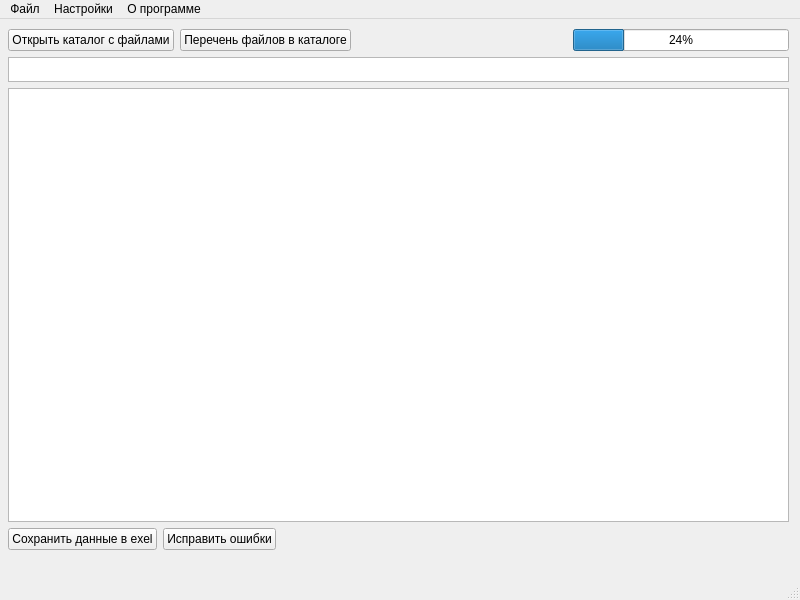
<?xml version="1.0" encoding="UTF-8"?>
<ui version="4.0">
 <class>MainWindow</class>
 <widget class="QMainWindow" name="MainWindow">
  <property name="geometry">
   <rect>
    <x>0</x>
    <y>0</y>
    <width>800</width>
    <height>600</height>
   </rect>
  </property>
  <property name="windowTitle">
   <string>MainWindow</string>
  </property>
  <widget class="QWidget" name="centralwidget">
   <widget class="QWidget" name="verticalLayoutWidget">
    <property name="geometry">
     <rect>
      <x>8</x>
      <y>10</y>
      <width>781</width>
      <height>541</height>
     </rect>
    </property>
    <layout class="QVBoxLayout" name="verticalLayout">
     <item>
      <layout class="QHBoxLayout" name="horizontalLayout">
       <item>
        <widget class="QPushButton" name="openDirButton">
         <property name="text">
          <string>Открыть каталог с файлами</string>
         </property>
        </widget>
       </item>
       <item>
        <widget class="QPushButton" name="getFilenamesButton">
         <property name="text">
          <string>Перечень файлов в каталоге</string>
         </property>
        </widget>
       </item>
       <item>
        <spacer name="horizontalSpacer">
         <property name="orientation">
          <enum>Qt::Horizontal</enum>
         </property>
         <property name="sizeHint" stdset="0">
          <size>
           <width>40</width>
           <height>20</height>
          </size>
         </property>
        </spacer>
       </item>
       <item>
        <widget class="QProgressBar" name="progressBar">
         <property name="value">
          <number>24</number>
         </property>
        </widget>
       </item>
      </layout>
     </item>
     <item>
      <widget class="QTextEdit" name="fileTextEdit">
       <property name="sizePolicy">
        <sizepolicy hsizetype="Expanding" vsizetype="Fixed">
         <horstretch>0</horstretch>
         <verstretch>2</verstretch>
        </sizepolicy>
       </property>
       <property name="minimumSize">
        <size>
         <width>0</width>
         <height>25</height>
        </size>
       </property>
       <property name="maximumSize">
        <size>
         <width>16777215</width>
         <height>25</height>
        </size>
       </property>
       <property name="baseSize">
        <size>
         <width>0</width>
         <height>10</height>
        </size>
       </property>
      </widget>
     </item>
     <item>
      <widget class="QTableView" name="fileTableView"/>
     </item>
     <item>
      <layout class="QHBoxLayout" name="horizontalLayout_2">
       <item>
        <widget class="QPushButton" name="exelSaveButton">
         <property name="text">
          <string>Сохранить данные в exel</string>
         </property>
        </widget>
       </item>
       <item>
        <widget class="QPushButton" name="fixErrorButton">
         <property name="text">
          <string>Исправить ошибки</string>
         </property>
        </widget>
       </item>
       <item>
        <spacer name="horizontalSpacer_2">
         <property name="orientation">
          <enum>Qt::Horizontal</enum>
         </property>
         <property name="sizeHint" stdset="0">
          <size>
           <width>40</width>
           <height>20</height>
          </size>
         </property>
        </spacer>
       </item>
      </layout>
     </item>
     <item>
      <widget class="QLabel" name="statusLabel">
       <property name="text">
        <string/>
       </property>
      </widget>
     </item>
    </layout>
   </widget>
  </widget>
  <widget class="QMenuBar" name="menubar">
   <property name="geometry">
    <rect>
     <x>0</x>
     <y>0</y>
     <width>800</width>
     <height>22</height>
    </rect>
   </property>
   <widget class="QMenu" name="menu_File">
    <property name="title">
     <string>Файл</string>
    </property>
    <addaction name="action"/>
   </widget>
   <widget class="QMenu" name="menu_Settings">
    <property name="title">
     <string>Настройки</string>
    </property>
   </widget>
   <widget class="QMenu" name="menu_About">
    <property name="title">
     <string>О программе</string>
    </property>
   </widget>
   <addaction name="menu_File"/>
   <addaction name="menu_Settings"/>
   <addaction name="menu_About"/>
  </widget>
  <widget class="QStatusBar" name="statusbar"/>
  <action name="action">
   <property name="text">
    <string>Открыть директорию</string>
   </property>
  </action>
  <action name="action_2">
   <property name="text">
    <string>Настроить поиск</string>
   </property>
   <property name="menuRole">
    <enum>QAction::NoRole</enum>
   </property>
  </action>
 </widget>
 <resources/>
 <connections/>
</ui>
